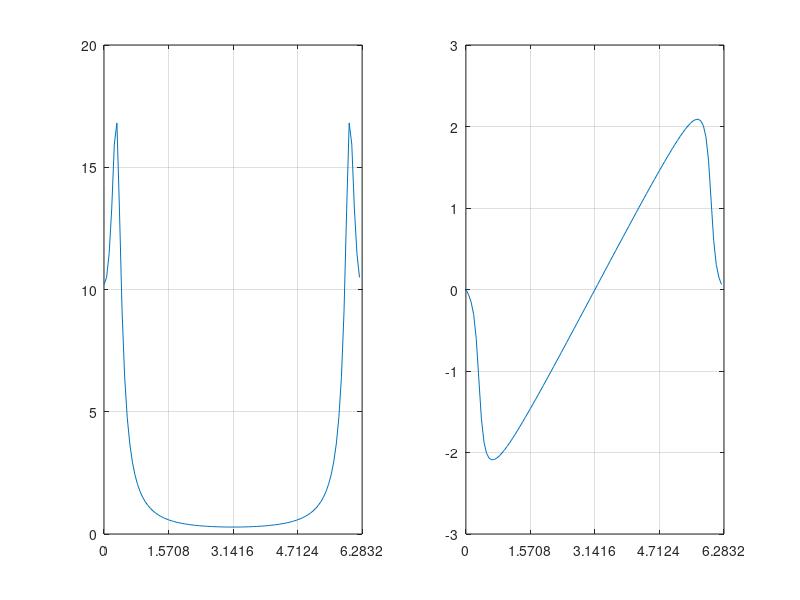
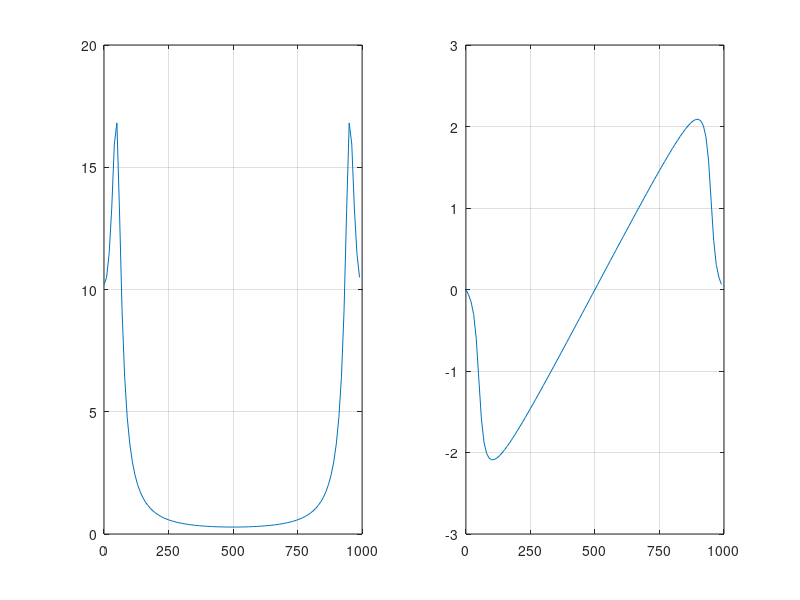

The MATLAB source for these figures, in order:
pkg load signal

r = 0.9; % pole radius
theta = pi/10; % pole angle
%coefficients of z in the TF
a = [1 0 0];
b = [1 -2*r*cos(theta) r*r];
%frequency response
Omega=0:pi/100:2*pi; %discrete frequency range
L = length(Omega);
H = zeros(L,1);
for k =1:L
expvec = exp(j*[2:-1:0]*Omega(k)); %current value for z=exp(j*Omega)
H(k) = sum(a.*expvec)./ sum(b.*expvec);
end
subplot(1,2,1); plot (Omega, abs(H)); grid on; %magnitude
set( gca , 'xlim' , [0 2*pi]); set( gca , 'xtick' , [0:4]*pi/2);
subplot(1,2,2); plot (Omega, angle(H)); grid on; %phase
set( gca, 'xlim', [0 2*pi]);set( gca,'xtick',[0:4]*pi/2);

r = 0.9; % pole radius
theta = pi/10;
a = [1 0 0];
b = [1 -2*r*cos(theta) r*r];
[H,Omega] = freqz(a,b,100, 'whole'); %only in the DSP System Toolbox
fs = 1000; %sampling frequency [Hz]
[H1,omega] = freqz(a,b,100, 'whole',fs);

figure(1)
subplot(1,2,1); plot (Omega, abs(H)); grid on; %magnitude
set( gca , 'xlim' , [0 2*pi]); set( gca , 'xtick' , [0:4]*pi/2);
subplot(1,2,2); plot (Omega, angle(H)); grid on; %phase
set( gca, 'xlim', [0 2*pi]);set( gca,'xtick',[0:4]*pi/2);

figure(2)
subplot(1,2,1); plot (omega, abs(H1)); grid on; %magnitude
set( gca , 'xlim' , [0 1000]); set( gca , 'xtick' , [0:4]*250);
subplot(1,2,2); plot (omega, angle(H1)); grid on; %phase
set( gca, 'xlim', [0 1000]);set( gca,'xtick',[0:4]*250);

